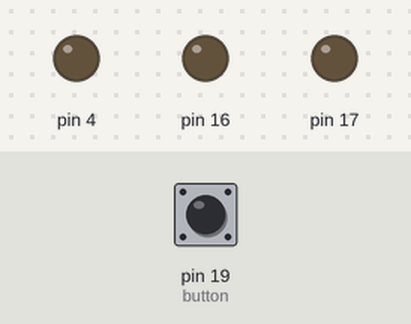
Simulated run of this sketch. Board: Arduino Uno, built with avr-gcc and run on an emulated ATmega328P. On the bench: output pins drawn as LEDs (lit = HIGH). The test bench sets the inputs (shaded band); at power-on: pin 19 (button) LOW. What the sketch prints to the serial monitor is not drawn.

Above: at 1.2 s.
1.3 s: pin 19 (button) pulled HIGH for 3.2 s
At 1.8 s:
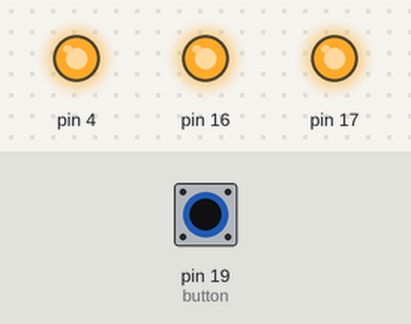
At 4.7 s:
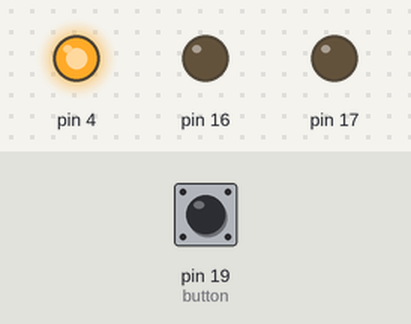
Timing chart, 0 to 13.5 s (numbered marks = the images above; inputs shaded):
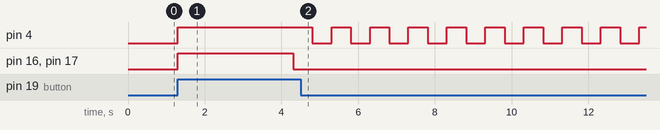

The sketch:

Test_buttonAndLedRGB.ino
```cpp
/* Test_buttonAndLedRGB
 * Pruebas ButtonAndLampRGB
 * Pruebas para crear una libreria funcional LampRGB
 * El sistema utiliza un boton para encender y apagar el led en blanco, pero si
 * mantenemos pulsado el boton durante 3 segundos de enciende intermitentemente
 * el led en rojo
 */

#include "LampRGB.h"

// Estados del Pulsador
#define READ 0  // Leyendo pulsador
#define PAUSE 1  // Pausa para cambio de estado del interruptor
#define TOGGLE 2
#define ALARMSHOT 3  // Disparo de Alarma
#define ALARMBLOQ 4  // Bloqueado por disparo de alarma
#define RESET 5


const int red = 4;
const int green = 16;
const int blue = 17;
const int button = 19;

LampRGB lampara(red, green, blue);

int statusPushButton;
unsigned long lastPushTime =0;
const int alarmShotDelay = 3000;


void setup() {
    Serial.begin(115200);
    lampara.begin();
    pinMode(button, INPUT);

    statusPushButton = RESET;
}

void loop() {
    LoopButtonLamp();
    lampara.loop();
}


// ---- PULSADOR
//Lectura continua de estado del pulsador de encendido
void LoopButtonLamp(){
  int readButton;

  switch (statusPushButton){
      case READ:
          readButton = digitalRead(button);
          if (readButton == HIGH) {
              lastPushTime = millis();
              statusPushButton = TOGGLE;
          }
          break;
      case PAUSE: // esperando tiempo de retardo
          readButton = digitalRead(button);
          if (readButton == LOW){
              lastPushTime = 0; // dejamos de medir el retardo para disparo
              statusPushButton =  READ;
          }
          if ((lastPushTime != 0) && ((millis() - lastPushTime) > alarmShotDelay)) statusPushButton = ALARMSHOT;
          break;
      case TOGGLE:
          lampara.toggle();
          statusPushButton = PAUSE;
          break;
      case ALARMSHOT:
          lampara.alarm();
          statusPushButton = ALARMBLOQ;
          break;
      case ALARMBLOQ: // Bloqueado por alarma. Solo sale de este estado con un reset()
          Serial.println("Estado ALARMBLOQ");
          break;
      case RESET:
          lampara.off();
          lastPushTime == 0; // dejamos de medir el retardo para disparo
          statusPushButton = READ;
          break;
  }
}
```

LampRGB.h
```cpp
/* LampRGB.h
 *  Clase para el control de la iluminación de habitaciones.
 *  Los estados definidos pueden ser luz encendida, apagada o disparada alarma (led rojo parapdeando)
*/

// Estado de Lampara
#define OFF 0
#define ON 1
#define ALARM 2


class LampRGB
{
  private:

    int _pin_red; int _pin_green; int _pin_blue;

    int _blink_timer = 500; // Velocidad de parpadeo
    unsigned long _timer = 0; // Contador para encendido apagado
    bool _redOn = false;

    int _statusLamp;

  public:

    //Constructor
    LampRGB( int pin_red, int pin_green, int pin_blue ){
      _pin_red = pin_red;
      _pin_green = pin_green;
      _pin_blue = pin_blue;
    }

   void begin(){
        //declarar pines como salida
        pinMode(_pin_red, OUTPUT);
        pinMode(_pin_green, OUTPUT);
        pinMode(_pin_blue, OUTPUT);
        _statusLamp = OFF; // Estado inicial de la lampara (0 Off, 1 On, 2 Alarm)
    }


    //Lectura continua de estado del led
    void loop(){
      if (_statusLamp < ALARM) return;
      if ((_timer + _blink_timer) < millis()){
        SW_Red();
      }
      return;
    }

    void on(){  // Luz blanca
      digitalWrite(_pin_red,HIGH);
      digitalWrite(_pin_green,HIGH);
      digitalWrite(_pin_blue,HIGH);
      _statusLamp = ON;
    }

    void off(){  // Apagar Luz
      digitalWrite(_pin_red,LOW);
      digitalWrite(_pin_green,LOW);
      digitalWrite(_pin_blue,LOW);
      _statusLamp = OFF;
    }

    void toggle(){  // Apagar/Encender Luz
      if (_statusLamp == ON) off();
      else if (_statusLamp == OFF) on();
      return;
    }

    void alarm(){ // Parpadero continuo led Rojo
      digitalWrite(_pin_green, LOW);
      digitalWrite(_pin_blue, LOW);
      _statusLamp = ALARM;
      _redOn = false;;
      SW_Red();

    }

    void red(){
      digitalWrite(_pin_red, HIGH);
      digitalWrite(_pin_green, LOW);
      digitalWrite(_pin_blue, LOW);
      _statusLamp = ON;
    }

    void green(){
      digitalWrite(_pin_red, LOW);
      digitalWrite(_pin_green, HIGH);
      digitalWrite(_pin_blue, LOW);
      _statusLamp = ON;
    }

    void blue(){
      digitalWrite(_pin_red, LOW);
      digitalWrite(_pin_green, LOW);
      digitalWrite(_pin_blue, HIGH);
      _statusLamp = ON;
    }

    void SW_Red(){  // Cambia rojo de encendido a apagado para parpadeo
      if (_redOn){
        digitalWrite(_pin_red, LOW);
        _redOn = false;
      }
      else {
        digitalWrite(_pin_red, HIGH);
        _redOn = true;
      }
      _timer = millis();
    }
};
```

Measured:
- after the input at 1.3 s, pin 4: LOW → HIGH at once, then repeats every 1.0 s: LOW 0.50 s, HIGH 0.50 s; pin 16, pin 17: LOW → HIGH at once, → LOW 3.0 s later
